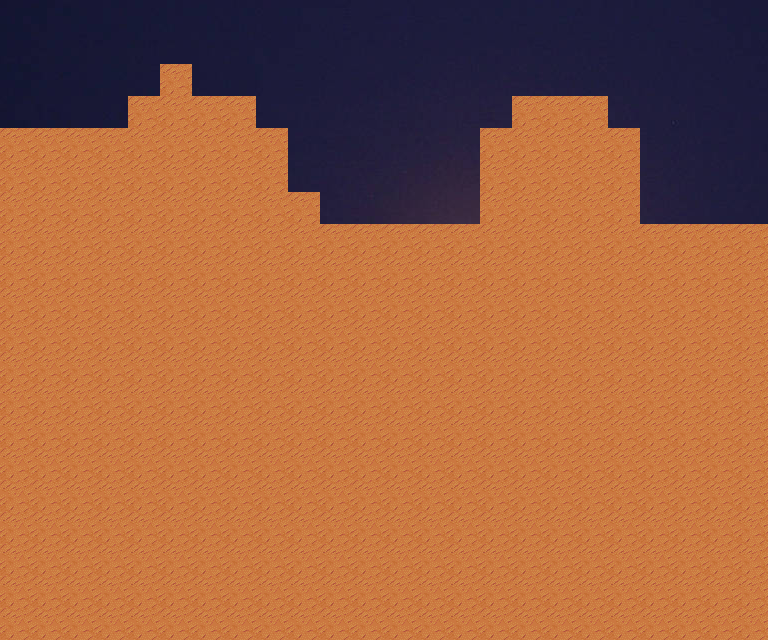

Tiled map render using the project's own tile images. Description and the whole map definition, tile-layer contents included, below:
An orthogonal 24x20 tile map with 32x32 px tiles, 1 tile layer (Foreground), 1 image layer.

<map version="1.0" tiledversion="1.1.6" orientation="orthogonal" renderorder="right-down" width="24" height="20" tilewidth="32" tileheight="32" infinite="0" nextobjectid="1">
 <tileset firstgid="1" name="ground_tiles" tilewidth="32" tileheight="32" tilecount="144" columns="12">
  <image source="../earth_tileset.png" width="384" height="384" />
 </tileset>
 <imagelayer name="Background" offsetx="-1" offsety="0">
  <image source="../bg.jpg" width="800" height="600" />
 </imagelayer>
 <layer name="Foreground" width="24" height="20">
  <data encoding="csv">
0,0,0,0,0,0,0,0,0,0,0,0,0,0,0,0,0,0,0,0,0,0,0,0,
0,0,0,0,0,0,0,0,0,0,0,0,0,0,0,0,0,0,0,0,0,0,0,0,
0,0,0,0,0,44,0,0,0,0,0,0,0,0,0,0,0,0,0,0,0,0,0,0,
0,0,0,0,44,44,44,44,0,0,0,0,0,0,0,0,44,44,44,0,0,0,0,0,
44,44,44,44,44,44,44,44,44,0,0,0,0,0,0,44,44,44,44,44,0,0,0,0,
44,44,44,44,44,44,44,44,44,0,0,0,0,0,0,44,44,44,44,44,0,0,0,0,
44,44,44,44,44,44,44,44,44,44,0,0,0,0,0,44,44,44,44,44,0,0,0,0,
44,44,44,44,44,44,44,44,44,44,44,44,44,44,44,44,44,44,44,44,44,44,44,44,
44,44,44,44,44,44,44,44,44,44,44,44,44,44,44,44,44,44,44,44,44,44,44,44,
44,44,44,44,44,44,44,44,44,44,44,44,44,44,44,44,44,44,44,44,44,44,44,44,
44,44,44,44,44,44,44,44,44,44,44,44,44,44,44,44,44,44,44,44,44,44,44,44,
44,44,44,44,44,44,44,44,44,44,44,44,44,44,44,44,44,44,44,44,44,44,44,44,
44,44,44,44,44,44,44,44,44,44,44,44,44,44,44,44,44,44,44,44,44,44,44,44,
44,44,44,44,44,44,44,44,44,44,44,44,44,44,44,44,44,44,44,44,44,44,44,44,
44,44,44,44,44,44,44,44,44,44,44,44,44,44,44,44,44,44,44,44,44,44,44,44,
44,44,44,44,44,44,44,44,44,44,44,44,44,44,44,44,44,44,44,44,44,44,44,44,
44,44,44,44,44,44,44,44,44,44,44,44,44,44,44,44,44,44,44,44,44,44,44,44,
44,44,44,44,44,44,44,44,44,44,44,44,44,44,44,44,44,44,44,44,44,44,44,44,
44,44,44,44,44,44,44,44,44,44,44,44,44,44,44,44,44,44,44,44,44,44,44,44,
44,44,44,44,44,44,44,44,44,44,44,44,44,44,44,44,44,44,44,44,44,44,44,44
</data>
 </layer>
</map>
